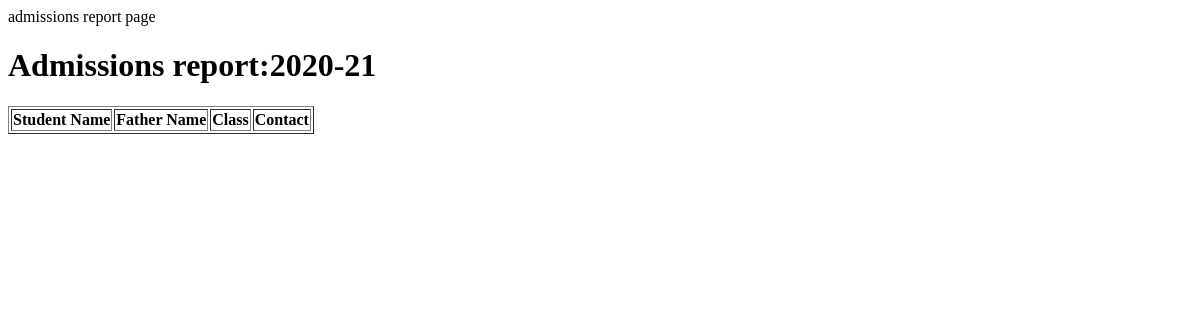
/ad/admreport/, run on an earlier commit of the app's database.
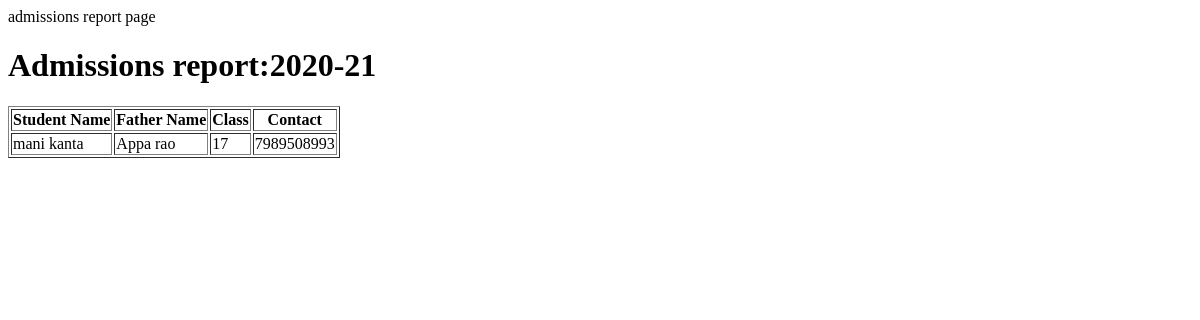
And on a later commit of the database.
### admissions/models.py (models this page shows)
class Student(models.Model):
    name = models.CharField(max_length=1000)
    fathername = models.CharField(max_length=1000)
    classname = models.IntegerField()
    contact = models.IntegerField(max_length=1000)

### admissions/views.py (the view)
# urls.py: path('admreport/', admissionsReport),
def admissionsReport(request):
    result = Student.objects.all()
    students={'allstudents':result}
    return render(request,'admissions/admissions-report.html',students)

### templates/admissions/admissions-report.html
<html>
<head>admissions report page</head>
<body>
      <h1> Admissions report:2020-21</h1>
      <table border="1">
            <tr>
                  <th> Student Name</th>
                  <th> Father Name</th>
                  <th> Class</th>
                  <th> Contact</th>
            </tr>
            {% for s in allstudents %}
            <tr>
            <td>{{s.name}}</td>
            <td>{{s.fathername}}</td>
            <td>{{s.classname}}</td>
            <td>{{s.contact}}</td>
            </tr>
      {% endfor %}
</table>
</body>
</html>

What changed in the data, as far as the page shows it:
added Student: name "mani kanta", fathername "Appa rao", classname "17", contact "7989508993"
